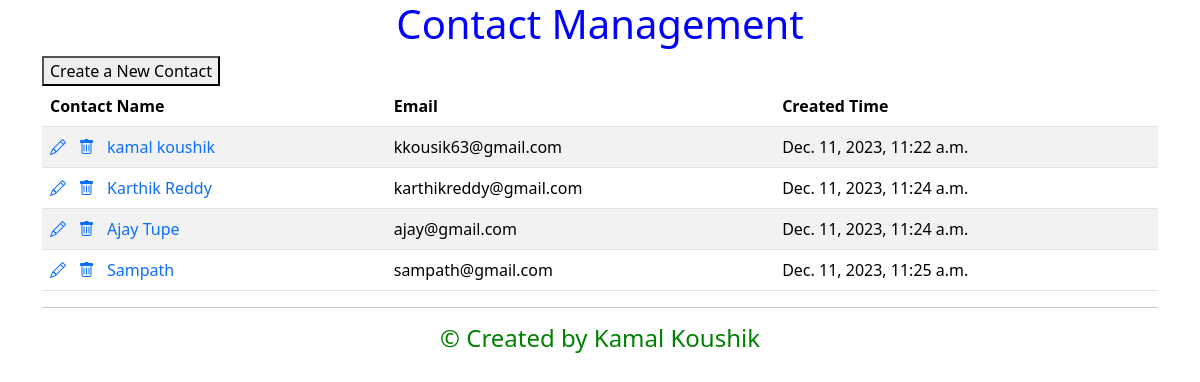
Before: / with the older database file.
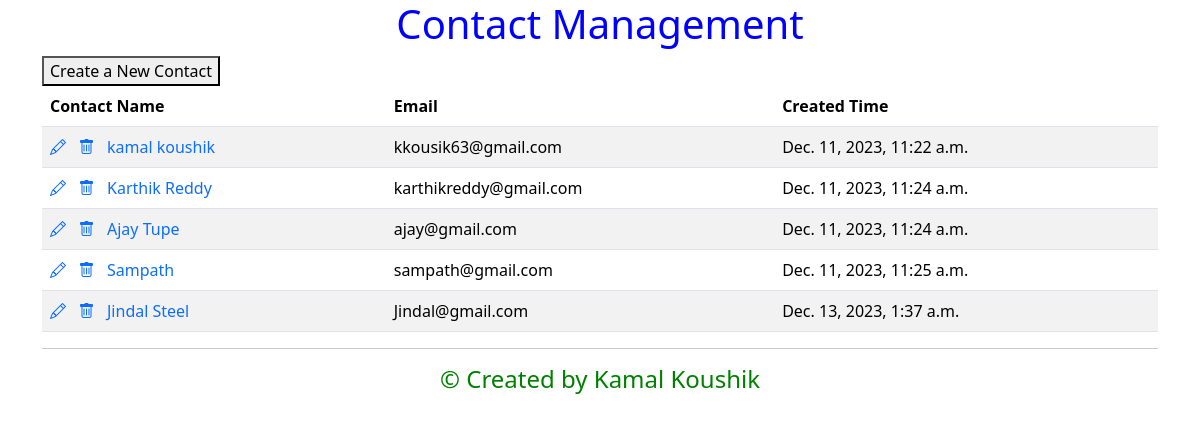
After: the same page with the newer database file.
### Contacts/models.py (models this page shows)
class Contact(models.Model):
    name = models.CharField(max_length=20, null=False,unique=True)
    email = models.EmailField(unique=True)
    notes = models.TextField(max_length=200, default="")
    created_time = models.DateTimeField(auto_now_add=True, editable=False)

### Contacts/views.py (the view)
# urls.py: path("", ContactListView.as_view(), name="contact_list"),
class ContactListView(ListView):
    model = Contact

### Contacts/templates/contacts/contact_list.html (shortened to what this page needs)
{% extends "base.html" %}
{% block content %}
<div class="centered-text blue-text">
    <h1>Contact Management</h1>
</div>
<form action="{% url 'contact_create' %}" method="get">
    <button type="submit">Create a New Contact</button>
</form>
<table class="table table-striped">
    <thead>
        <tr>
            <th>Contact Name</th>
            <th>Email</th>
            <th>Created Time</th>
        </tr>
    </thead>
    <tbody>
        {% for contact in contact_list %}
        <tr>
            <td>
                <a class="icon-link" href="{% url 'contact_update' contact.pk %}">
                    <i class="bi bi-pencil"></i>
                </a>
                <a class="icon-link" href="{% url 'contact_delete' contact.pk %}">
                    <i class="bi bi-trash"></i>
                </a>
                <a class="icon-link" href="{% url 'contact_detail' contact.pk %}">
                    {{ contact.name }}
                </a>
            </td>
            <td>
                {{ contact.email }}
            </td>
            <td>
                {{ contact.created_time }}
            </td>
        </tr>
        {% endfor %}
    </tbody>
</table>
<hr>
<div class="centered-text green-text">
    <h4>&copy; Created by Kamal Koushik</h4>
</div>
{% endblock content %}

Changed rows visible on the page:
added Contact: name "Jindal Steel", email "Jindal@gmail.com", created_time "Dec. 13, 2023, 1:37 a.m."
